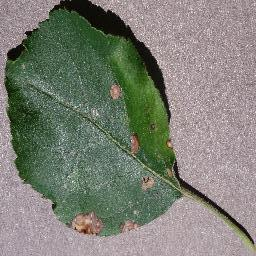
#> input picture Dataset/disease/black_rot/black_rot_684.JPG, 256 x 256 px, given as the content of the folder Dataset/healthy, which was not available
$ python prepare_dataset.py
#> lines starting #> are read from the running program, lines starting #| are printed output that depends on the picture; after the words box and inside, x2 and y2 are one past the last pixel; in counts of white or black regions, pixels touching at a corner belong together; pictures that were not available may be replaced by others from this repository, and a replacement may not be noted
#> in create_mask, img_bgr is the input picture: shape (256, 256, 3); mean B, G, R 117, 127.5, 124.9
import os
import cv2
import numpy as np

# ========================
# 🔧 CẤU HÌNH
# ========================
INPUT_DIR = "Dataset"      # Gốc chứa healthy / disease
OUTPUT_DIR = "prepared"    # Nơi lưu mask đã xử lý
os.makedirs(OUTPUT_DIR, exist_ok=True)

# ========================
# 🌞 HÀM TĂNG SÁNG / CẢI THIỆN ẢNH
# ========================

def enhance_brightness(img_bgr):
    """Tăng tương phản cục bộ bằng CLAHE"""
    lab = cv2.cvtColor(img_bgr, cv2.COLOR_BGR2LAB)
#> lab: shape (256, 256, 3); mean of channels 0, 1, 2 133.9, 124.8, 133.7
    l, a, b = cv2.split(lab)
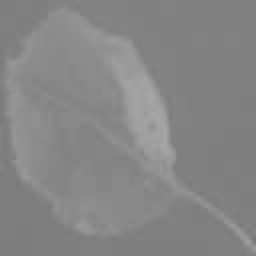
#> b: shape (256, 256); min 118, max 166, mean 133.7
    clahe = cv2.createCLAHE(clipLimit=3.0, tileGridSize=(8, 8))
    cl = clahe.apply(l)
    merged = cv2.merge((cl, a, b))
#> merged: shape (256, 256, 3); mean of channels 0, 1, 2 134, 124.8, 133.7
    enhanced = cv2.cvtColor(merged, cv2.COLOR_LAB2BGR)
    return enhanced

def adjust_gamma(image, gamma=1.3):
    """Điều chỉnh độ sáng toàn cục"""
#> called with gamma = 1.2
    invGamma = 1.0 / gamma
    table = np.array([(i / 255.0) ** invGamma * 255 for i in np.arange(0, 256)]).astype("uint8")
    return cv2.LUT(image, table)

# ========================
# 🌿 HÀM TẠO MASK
# ========================

def create_mask(img_path, is_healthy):
    img_bgr = cv2.imread(img_path)
    if img_bgr is None:
        print(f"⚠️ Không đọc được ảnh: {img_path}")
        return None, None

    # ======== TĂNG SÁNG + GIẢM BÓNG ========
    img_bgr = enhance_brightness(img_bgr)
    img_bgr = adjust_gamma(img_bgr, gamma=1.2)

    # Cân bằng màu để giảm ám vàng / tối
    img_lab = cv2.cvtColor(img_bgr, cv2.COLOR_BGR2LAB)
#> img_lab: shape (256, 256, 3); mean of channels 0, 1, 2 146.9, 124.5, 133.8
    l, a, b = cv2.split(img_lab)
    l = cv2.equalizeHist(l)
    img_bgr = cv2.cvtColor(cv2.merge((l, a, b)), cv2.COLOR_LAB2BGR)
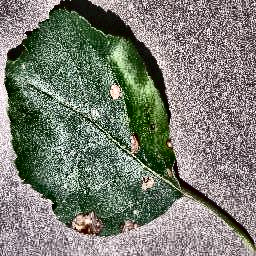
#> img_bgr: shape (256, 256, 3); mean B, G, R 114.5, 124.5, 121

    # ======== TRÍCH XUẤT VÙNG LÁ ========
    hsv = cv2.cvtColor(img_bgr, cv2.COLOR_BGR2HSV)
#> hsv: shape (256, 256, 3); mean H, S, V 103.5, 67.2, 131
    lower = np.array([25, 20, 20], dtype=np.uint8)
    upper = np.array([95, 255, 255], dtype=np.uint8)
    mask_leaf = cv2.inRange(hsv, lower, upper)
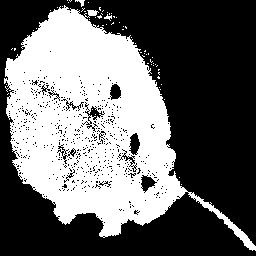
#> mask_leaf: shape (256, 256); 41.2% white; 63 white regions (60 under 20 px)

    # Loại bỏ nhiễu sáng bằng adaptive blur + morphology
    mask_leaf = cv2.GaussianBlur(mask_leaf, (5, 5), 0)
    mask_leaf = cv2.morphologyEx(mask_leaf, cv2.MORPH_CLOSE, np.ones((9,9), np.uint8))
    mask_leaf = cv2.morphologyEx(mask_leaf, cv2.MORPH_OPEN, np.ones((7,7), np.uint8))
    mask_leaf = cv2.medianBlur(mask_leaf, 7)
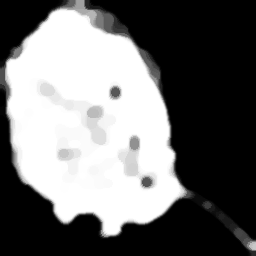
#> mask_leaf: shape (256, 256); min 0, max 255, mean 110.2

    # Giữ vùng lớn nhất (lá chính)
    contours, _ = cv2.findContours(mask_leaf, cv2.RETR_EXTERNAL, cv2.CHAIN_APPROX_SIMPLE)
#> contours = 1 contour; box (x1, y1, x2, y2) and area: (0, 0, 256, 256) 32450
    mask_clean = np.zeros_like(mask_leaf)
    if contours:
        largest = max(contours, key=cv2.contourArea)
#> largest = contour of 321 points, box (x1, y1, x2, y2) (0, 0, 256, 256), area 32450
        cv2.drawContours(mask_clean, [largest], -1, 255, thickness=-1)
#> mask_clean: shape (256, 256); 50.1% white; 4 black regions, box (x1, y1, x2, y2) and area: (91, 0, 256, 237) 20120, (0, 116, 247, 256) 10688, (0, 0, 58, 59) 1823, (0, 93, 5, 106) 55
    mask_leaf = mask_clean

    # Làm mượt viền
    mask_leaf = cv2.GaussianBlur(mask_leaf, (9,9), 0)
    _, mask_leaf = cv2.threshold(mask_leaf, 127, 255, cv2.THRESH_BINARY)
#> mask_leaf: shape (256, 256); 50.1% white; 4 black regions, box (x1, y1, x2, y2) and area: (91, 0, 256, 237) 20119, (0, 116, 247, 256) 10687, (0, 0, 58, 59) 1825, (0, 93, 5, 106) 51

    # ======== TẠO MASK BỆNH ========
    if is_healthy:
        mask_disease = np.zeros_like(mask_leaf)
    else:
        # ======== Phát hiện vùng bệnh ========
        gray = cv2.cvtColor(img_bgr, cv2.COLOR_BGR2GRAY)

        # Làm mượt, loại nhiễu ánh sáng mạnh
        gray_blur = cv2.bilateralFilter(gray, 9, 75, 75)
        diff = cv2.absdiff(gray_blur, cv2.medianBlur(gray_blur, 15))

        # Tăng tương phản vùng bệnh
        _, mask_disease = cv2.threshold(diff, 30, 255, cv2.THRESH_BINARY)
        mask_disease = cv2.bitwise_and(mask_disease, mask_leaf)

        # ======== Loại bỏ nhiễu nhỏ và vùng sai ========
        contours, _ = cv2.findContours(mask_disease, cv2.RETR_EXTERNAL, cv2.CHAIN_APPROX_SIMPLE)
        mask_clean = np.zeros_like(mask_disease)

        h, w = mask_disease.shape[:2]
        min_area = (h * w) * 0.001   # chỉ giữ đốm >0.1% diện tích lá
        max_area = (h * w) * 0.25    # loại vùng quá lớn (bóng)
        for cnt in contours:
            area = cv2.contourArea(cnt)
            if min_area < area < max_area:
                cv2.drawContours(mask_clean, [cnt], -1, 255, -1)

        # Làm mượt lần cuối
        mask_disease = cv2.morphologyEx(mask_clean, cv2.MORPH_OPEN, np.ones((3,3), np.uint8))
        mask_disease = cv2.morphologyEx(mask_disease, cv2.MORPH_CLOSE, np.ones((5,5), np.uint8))


    return mask_leaf, mask_disease

# ========================
# 📂 HÀM DUYỆT THƯ MỤC
# ========================

def process_folder(folder, label, is_healthy=False):
    out_label_dir = os.path.join(OUTPUT_DIR, label)
    os.makedirs(out_label_dir, exist_ok=True)

    for i, f in enumerate(os.listdir(folder)):
        path = os.path.join(folder, f)
        if not f.lower().endswith((".jpg", ".png", ".jpeg")):
            continue
        leaf_mask, disease_mask = create_mask(path, is_healthy)
#> disease_mask: shape (256, 256); every value is 0
        if leaf_mask is None:
            continue

        base = os.path.splitext(f)[0]
        cv2.imwrite(os.path.join(out_label_dir, f"{base}_leaf.png"), leaf_mask)
        if not is_healthy:
            cv2.imwrite(os.path.join(out_label_dir, f"{base}_disease.png"), disease_mask)

# ========================
# 🚀 CHẠY XỬ LÝ
# ========================

# Healthy leaves
process_folder(os.path.join(INPUT_DIR, "healthy"), "healthy", True)

# Diseased leaves
for cls in os.listdir(os.path.join(INPUT_DIR, "disease")):
    path = os.path.join(INPUT_DIR, "disease", cls)
    if not os.path.isdir(path):
        continue
    process_folder(path, cls, False)
#> call 2 of create_mask, with is_healthy = False
#> in create_mask (call 2), `gray_blur = cv2.bilateralFilter(gray, 9, 75, 75)`:
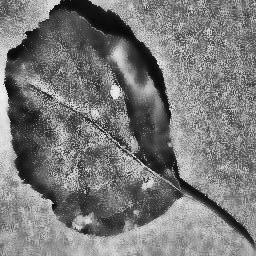
#> gray_blur: shape (256, 256); min 7, max 241, mean 121.6
#> in create_mask (call 2), `diff = cv2.absdiff(gray_blur, cv2.medianBlur(gray_blur, 15))`:
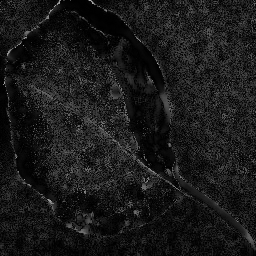
#> diff: shape (256, 256); min 0, max 179, mean 25.3
#> in create_mask (call 2), `_, mask_disease = cv2.threshold(diff, 30, 255, cv2.THRESH_BINARY)`: mask_disease: shape (256, 256); 33.5% white in thin lines or dots
#> in create_mask (call 2), `mask_disease = cv2.bitwise_and(mask_disease, mask_leaf)`: mask_disease: shape (256, 256); 15.9% white in thin lines or dots
#> in create_mask (call 2), `contours, _ = cv2.findContours(mask_disease, cv2.RETR_EXTERNAL, cv2.CH..`: contours = 526 contours, 510 with area under 20; largest, box (x1, y1, x2, y2) and area: (15, 41, 193, 204) 11060, (233, 220, 256, 250) 112, (159, 91, 172, 125) 105, (22, 0, 61, 40) 87, (41, 196, 57, 215) 74
#> the loop in create_mask (call 2), `for cnt in contours:` made 526 passes
#> area on passes 20, 22, 142: 112.5, 21.5, 74
#> after the loop in create_mask (call 2), `for cnt in contours:`: mask_clean: shape (256, 256); 18.9% white; 5 white regions, box (x1, y1, x2, y2) and area: (15, 41, 193, 204) 11850, (233, 220, 256, 250) 153, (22, 0, 61, 40) 143, (159, 91, 172, 125) 140, (41, 196, 57, 215) 102
#> in create_mask (call 2), `mask_disease = cv2.morphologyEx(mask_clean, cv2.MORPH_OPEN, np.ones((3..`: mask_disease: shape (256, 256); 17.6% white; 14 white regions (7 under 20 px), largest, box (x1, y1, x2, y2) and area: (26, 47, 163, 192) 10932, (160, 93, 171, 122) 129, (241, 228, 256, 250) 121
#> in create_mask (call 2), `mask_disease = cv2.morphologyEx(mask_disease, cv2.MORPH_CLOSE, np.ones..`:
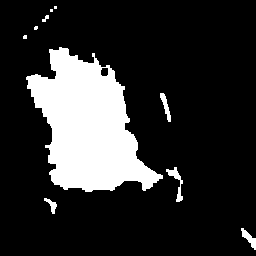
#> mask_disease: shape (256, 256); 17.9% white; 10 white regions (4 under 20 px), largest, box (x1, y1, x2, y2) and area: (26, 47, 163, 192) 11115, (166, 167, 183, 202) 180, (241, 228, 256, 250) 134, (160, 93, 171, 122) 130, (44, 198, 57, 214) 85, (42, 15, 49, 22) 27
#> pass 2 of the loop `for cls in os.listdir(os.path.join(INPUT_DIR, "disease")):`:
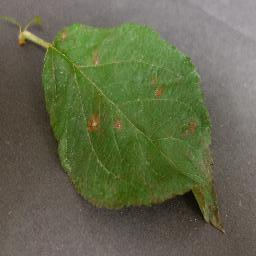
#> input picture Dataset/disease/rust/rust_151.JPG, 256 x 256 px
#> in create_mask, img_bgr is the input picture: shape (256, 256, 3); mean B, G, R 76.5, 104.7, 99.3
#> lab: shape (256, 256, 3); mean of channels 0, 1, 2 110, 121.2, 143.1
#> in enhance_brightness (call 5), `cl = clahe.apply(l)`:
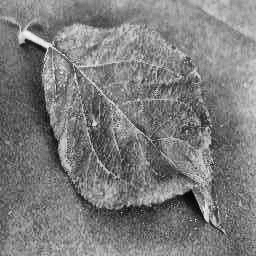
#> cl: shape (256, 256); min 1, max 244, mean 124.5
#> merged: shape (256, 256, 3); mean of channels 0, 1, 2 124.5, 121.2, 143.1
#> img_lab: shape (256, 256, 3); mean of channels 0, 1, 2 139.5, 121.3, 142.9
#> in create_mask (call 5), `img_bgr = cv2.cvtColor(cv2.merge((l, a, b)), cv2.COLOR_LAB2BGR)`:
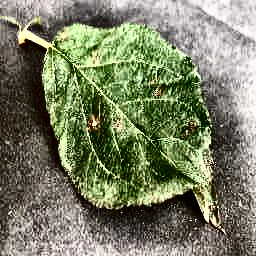
#> img_bgr: shape (256, 256, 3); mean B, G, R 100.2, 126.2, 121.5

print("✅ Hoàn tất xử lý mask! Kết quả nằm trong thư mục 'prepared/'")
